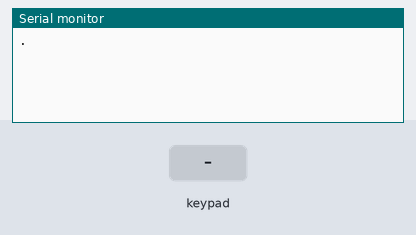
A sketch run on a simulated ESP8266 (NodeMCU). Shown: the last lines printed to the serial monitor. The test bench sets the inputs (shaded band). Random numbers use the default seed unless the sketch sets one.

Above: at 1.4 s.
1.5 s: key '1' pressed
At 2.1 s:
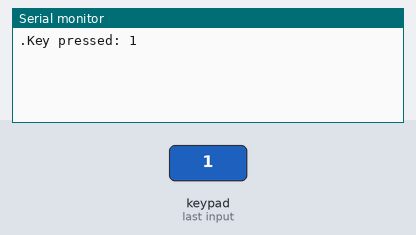
3.0 s: keypad keys 1 2 # pressed 0.4 s apart
At 4.9 s:
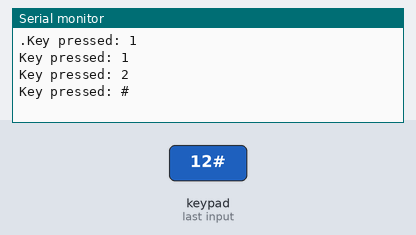
5.7 s: key 'A' pressed
At 6.4 s:
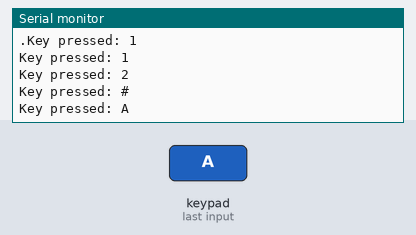
7.2 s: keypad keys 1 2 * pressed 0.4 s apart
At 9.2 s:
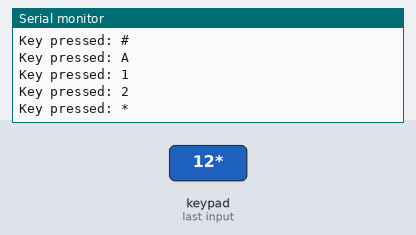
9.9 s: key 'B' pressed
At 10.8 s:
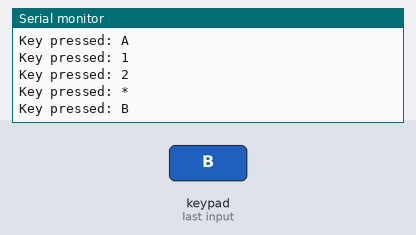
11.4 s: keypad keys 1 2 D pressed 0.4 s apart
At 12.8 s:
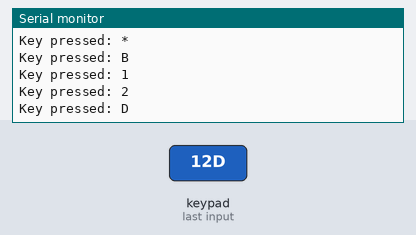

Measured:
- after the input at 1.5 s, the serial monitor: prints a new line at once (image 1)
- after the input at 3.0 s, the serial monitor: prints a new line at once (image 2)
- after the input at 5.7 s, the serial monitor: prints a new line at once (image 3)
- after the input at 7.2 s, the serial monitor: prints a new line at once (image 4)
- after the input at 9.9 s, the serial monitor: prints a new line at once (image 5)
- after the input at 11.4 s, the serial monitor: prints a new line at once (image 6)

The sketch:

sketch_feb10a.ino
```cpp
#include <Keypad.h>


/* const char* ssid = "qwerty";
const char* password = "12345678";

#define HOSTIFTTT "maker.ifttt.com"
#define EVENTO "sms"
#define IFTTTKEY "dAKrxlkYxfIGtHRObCkhswhi6Zm8nlI0sFR-GrLtwm5"

WiFiClientSecure client;  */

const byte n_rows = 4;
const byte n_cols = 4;

char keys[n_rows][n_cols] = {
  {'1','2','3','A'},
  {'4','5','6','B'},
  {'7','8','9','C'},
  {'*','0','#','D'}
};

byte colPins[n_cols] = {D4, D5, D6, D7};
byte rowPins[n_rows] = {D0, D1, D2, D3};

Keypad myKeypad = Keypad( makeKeymap(keys), rowPins, colPins, n_rows, n_cols);

 long randnumber ;

////////////////////////////////////////

void setup(){

  randomSeed(analogRead(0));
  Serial.begin(115200);
   delay(200);
  // WiFi.begin(ssid, password);
   //erial.println("");
    //Serial.print("Waiting to connect to WiFi... ");
    // while (WiFi.status() != WL_CONNECTED) {
    //delay(500);
    Serial.print(".");

}

/////////////////////////////////////////////

 /* Serial.println("");
  Serial.print("Connected to ");
  Serial.println(ssid);
  Serial.print("IP address: ");
  Serial.println(WiFi.localIP());
  delay(1000);
*/

void loop(){
  char myKey = myKeypad.getKey();
  randnumber = random(1000,9999);
  if (myKey != NULL){
    Serial.print("Key pressed: ");
    Serial.println(myKey);
    // Serial.println(randnumber);

  }
}
```
